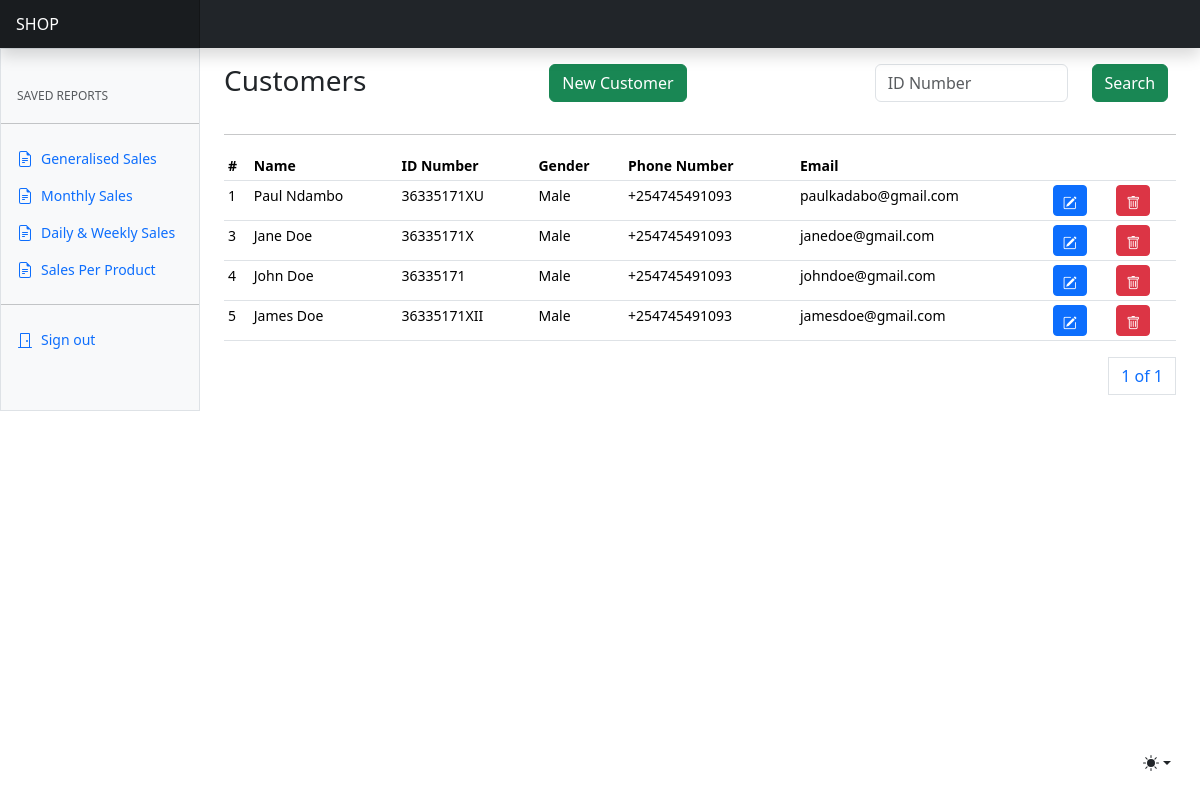
Before: /users/customers/ with the older database file.
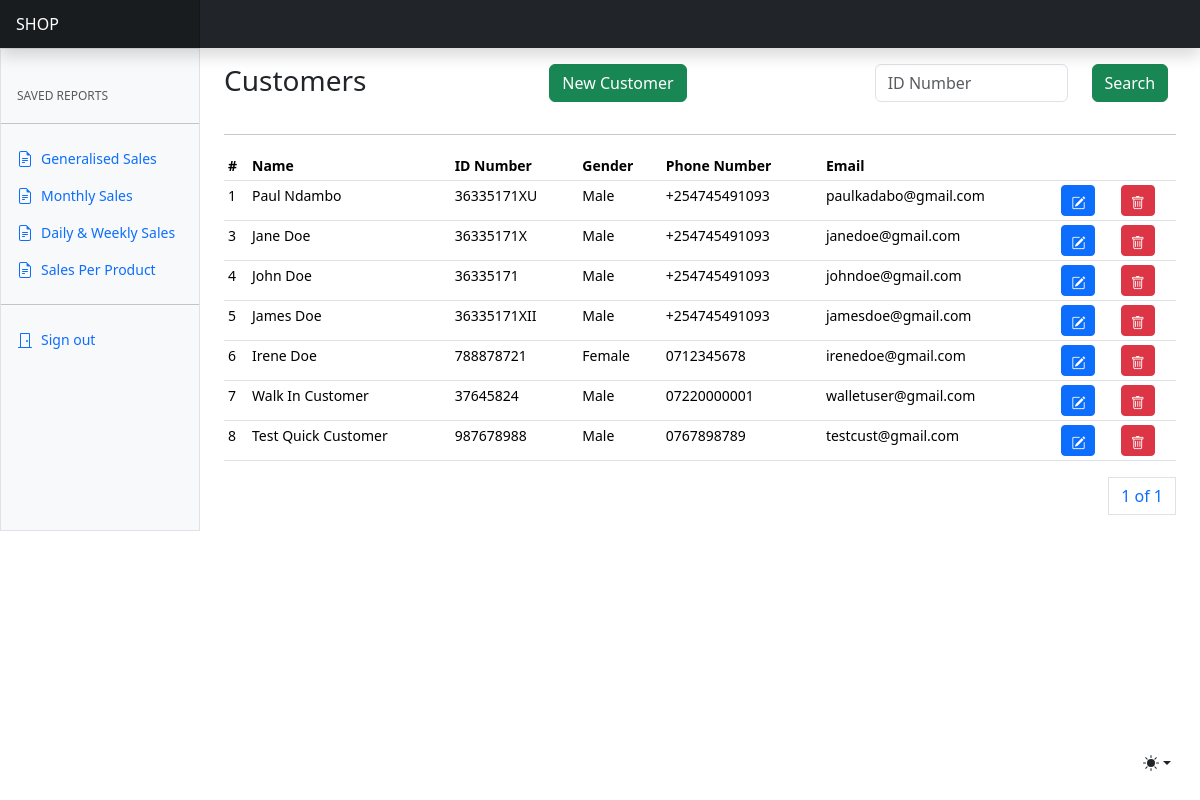
After: the same page with the newer database file.
### apps/users/models.py (models this page shows, shortened)
class Customer(AbstractBaseModel):
    name = models.CharField(max_length=255)
    email = models.EmailField()
    phone_number = models.CharField(max_length=255, null=True)
    id_number = models.CharField(max_length=255, null=True)
    gender = models.CharField(max_length=255, null=True)
    address = models.CharField(max_length=255, null=True)
    city = models.CharField(max_length=255, null=True)
    country = models.CharField(max_length=255, null=True)

### apps/users/views.py (the view)
# urls.py: path("customers/", customers, name="customers"),
def customers(request):
    customers = Customer.objects.all()
    paginator = Paginator(customers, 12)
    page_number = request.GET.get("page")
    page_obj = paginator.get_page(page_number)
    context = {"page_obj": page_obj, "customers": customers}
    return render(request, "customers/customers.html", context)

### templates/customers/customers.html (shortened to what this page needs)
{% extends "base.html" %}
{% block content %}
<div class="row">
    <div class="col-4">
        <h3>Customers</h3>
    </div>
    <div class="col-4">
        <a class="btn btn-success" data-bs-toggle="modal" data-bs-target="#newCustomerModal">New Customer</a>
    </div>
    <div class="col-4">
      <form method="POST">
        <div class="input-group mb-3">
          <div class="row">
            <div class="col-8">
              <input type="text" class="form-control" name="id_number" id="id_number" placeholder="ID Number" >
            </div>
            <div class="col-4">
              <button class="btn btn-success">Search</button>
            </div>
          </div>
        </div>
      </form>
    </div>
</div>
<hr/>
      <div class="table-responsive small">
        <table class="table table-sm">
          <thead>
            <tr>
              <th scope="col">#</th>
              <th scope="col">Name</th>
              <th scope="col">ID Number</th>
              <th scope="col">Gender</th>
              <th scope="col">Phone Number</th>
              <th scope="col">Email</th>
              <th scope="col" colspan="2"></th>
            </tr>
          </thead>
          <tbody>
            {% for customer in page_obj %}
            <tr>
              <td>{{customer.id}}</td>
              <td>{{customer.name}}</td>
              <td>{{customer.id_number}}</td>
              <td>{{customer.gender}}</td>
              <td>{{customer.phone_number}}</td>
              <td>{{customer.email}}</td>
              <td><a class="btn btn-primary btn-sm" data-bs-toggle="modal" data-bs-target="#editCustomerModal{{ customer.id }}">
                <i class="bi bi-pencil-square"></i>
              </a></td>
              <td><a class="btn btn-danger btn-sm" data-bs-toggle="modal" data-bs-target="#deleteCustomerModal{{ customer.id }}">
                <i class="bi bi-trash"></i>
              </a></td>
            </tr>
            {% endfor %}
          </tbody>
        </table>
        <div>
          <nav aria-label="Page navigation example">
            <ul class="pagination justify-content-end">
              <a class="page-link" href="#">{{ page_obj.number }} of {{ page_obj.paginator.num_pages }}</a>
            </ul>
          </nav>
        </div>
      </div>
{% endblock content %}

Changed rows visible on the page:
added Customer: id "6", name "Irene Doe", id_number "788878721", gender "Female", phone_number "0712345678", email "irenedoe@gmail.com"
added Customer: id "7", name "Walk In Customer", id_number "37645824", gender "Male", phone_number "07220000001", email "walletuser@gmail.com"
added Customer: id "8", name "Test Quick Customer", id_number "987678988", gender "Male", phone_number "0767898789", email "testcust@gmail.com"
